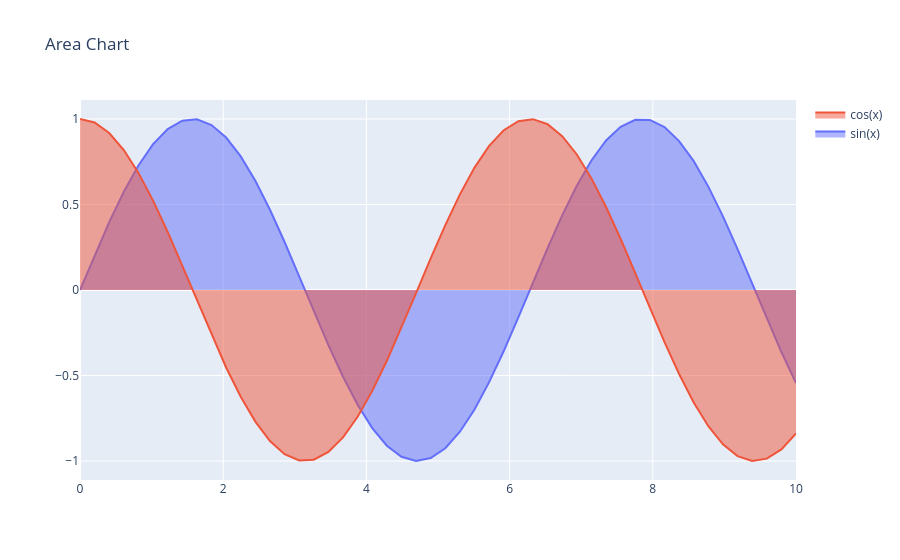

The cell this chart's notebook holds for it:
### Code cell
fig = go.Figure()
x = np.linspace(0, 10, 50)
y1 = np.sin(x)
y2 = np.cos(x)
fig.add_trace(go.Scatter(x=x, y=y1, fill='tonexty', name='sin(x)'))
fig.add_trace(go.Scatter(x=x, y=y2, fill='tozeroy', name='cos(x)'))
fig.update_layout(title='Area Chart')
fig.show()
